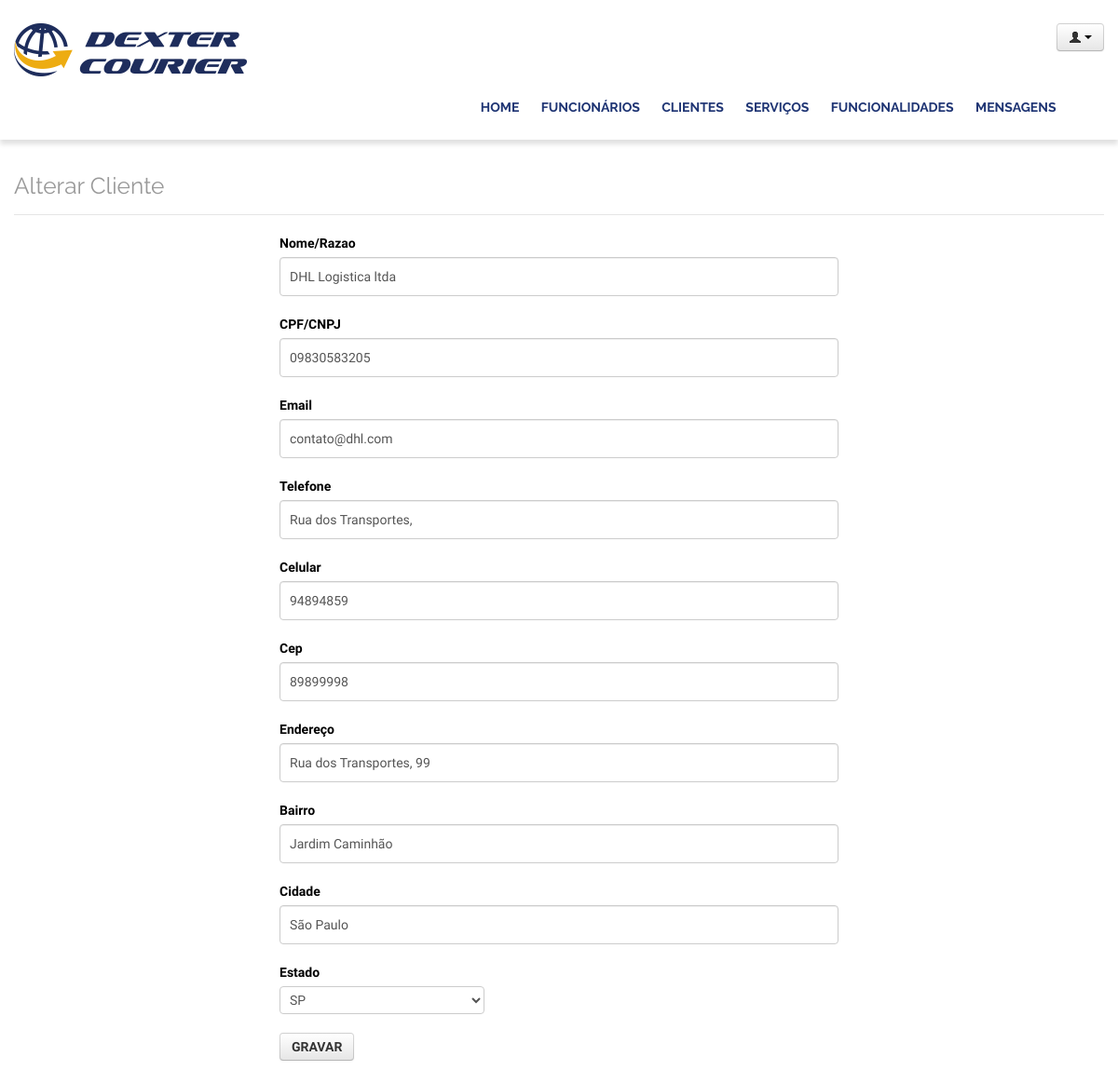
The page /752/files/web01/apache/dexter/admin/alterarCliente.php?id=1 (signed in) on the database its author committed.
### tables this page shows
CREATE TABLE `clientes` (
  `id` int(11) NOT NULL AUTO_INCREMENT,
  `nome_razao` varchar(200) DEFAULT NULL,
  `cpf_cnpj` varchar(200) DEFAULT NULL,
  `email` varchar(200) DEFAULT NULL,
  `telefone` varchar(20) DEFAULT NULL,
  `celular` varchar(20) DEFAULT NULL,
  `cep` varchar(12) DEFAULT NULL,
  `endereco` varchar(200) DEFAULT NULL,
  `bairro` varchar(100) DEFAULT NULL,
  `cidade` varchar(100) DEFAULT NULL,
  `estado` varchar(100) DEFAULT NULL,
  `ip` varchar(20) DEFAULT NULL,
  PRIMARY KEY (`id`)
);

### 752/files/web01/apache/dexter/include/banco.php (called while the page is built, shortened)
<?php
	function ver($tabela, $onde, $campos = "*"){
			$sql = "select $campos from $tabela where $onde";
			$link = mysqli_connect ( 'proxy.dexter.com.br', 'suporte', '4linux', 'dexter500') or die ("Cloud not connect to mysql");
			$query = mysqli_query( $link, $sql );
			return mysqli_fetch_array( $query );
}

### 752/files/web01/apache/dexter/admin/alterarCliente.php (the view, shortened to what this page needs)
    <header class="header">
           <?php
                require 'topo.php' ;
	            $registro = ver('clientes', " id = '{$_GET['id']}'");
            ?>
    </header>
    <div class="container">
    <div class="row">
    <div class="span12" style="margin-top:20px">
        <legend class="title">
            <h3>Alterar Cliente</h3>
        </legend>
		<form action="#" method="post" class="form">
			<p>
				<label for="nome">Nome/Razao</label> <input type="text" name="nome_razao"
					id="nome_razao" value="<?php echo $registro['nome_razao'] ?>" required>
			</p>
			<p>
				<label for="nome">CPF/CNPJ</label> <input type="text" name="cpf_cnpj"
					id="nome_razao" value="<?php echo $registro['cpf_cnpj'] ?>" required>
			</p>
			<p>
				<label for="email">Email</label> <input type="email" name="email"
					id="email" value="<?php echo $registro['email'] ?>" required>
			</p>
			<p>
				<label for="tel">Telefone</label> <input type="tel" name="telefone"
					id="telefone" value="<?php echo $registro['telefone'] ?>" required>
			</p>
			<p>
				<label for="cel">Celular</label> <input type="tel" name="celular"
					id="celular"  value="<?php echo $registro['celular'] ?>" required>
			</p>
			<p>
				<label for="cep">Cep</label> <input type="tel" name="cep" id="tel" value="<?php echo $registro['cep'] ?>"
					 required>
			</p>
			<p>
				<label for="endereco">Endereço</label> <input type="tel"
					name="telefone" id="bai" value="<?php echo $registro['endereco'] ?>" required>
			</p>
			<p>
				<label for="bairro">Bairro</label> <input type="tel" name="bairro"
					id="tel" value="<?php echo $registro['bairro'] ?>" required>
			</p>
			<p>
				<label for="cidade">Cidade</label> <input type="tel" name="cidade"
					id="cidade" value="<?php echo $registro['cidade'] ?>" required>
			</p>
			<p>
				<label for="Estado">Estado</label>
				 <select name="estado" id="estado">
					<option value="<?php echo $registro['estado'] ?>" selected="true"><?php echo $registro['estado'] ?></option>
				</select>
			</p>
			<p>
				<button class="btn">Gravar</button>
			</p>
		</form>
    </div>
</div>
</div>
</body>
</html>

### 752/files/web01/apache/dexter/include/css/style.css (style rules this page uses)
body { margin: 0; padding: 0; background: #F5F5F5; color: #555; font-family: 'Open Sans', sans-serif; font-weight: 300; }
.container { width:980px; margin: 0 auto; display: block; }
.header { width: 100%; background-color: white; padding: 15px; overflow: hidden; box-sizing: border-box; -webkit-box-shadow: 0 5px 5px rgba(0,0,0,.12); -moz-box-shadow: 0 5px 5px rgba(0,0,0,.12); box-shadow: 0 5px 5px rgba(0,0,0,.12); }
.title { font-family: 'Raleway', sans-serif; }
.title h3 { font-weight: normal; color: #999; }
.form { max-width: 600px; margin: 0 auto; }
.form label { font-weight: 600; }
.form input, .form textarea { width: 100%; max-width: 100%; background:none; border:1px solid #ccc; padding:10px 5px; font-size:1.4em; }
.btn { background-color: #1f3574; text-transform: uppercase; color: #fff; text-decoration: none; padding: 10px 25px; font-weight: 700; border:0; font-size: 1em; }

### 752/files/web01/apache/dexter/admin/alterarCliente.php (style rules this page uses)
textarea, input[type="text"], input[type="password"], input[type="datetime"], input[type="datetime-local"], input[type="date"], input[type="month"], input[type="time"], input[type="week"], input[type="number"], input[type="email"], input[type="url"], input[type="search"], input[type="tel"], input[type="color"], .uneditable-input { padding: 10px; height:auto; }

### rows shown on the page
clientes: nome_razao "DHL Logi­stica ltda", cpf_cnpj "09830583205", email "contato@dhl.com", telefone "Rua dos Transportes,", celular "94894859", cep "89899998", telefone "Rua dos Transportes, 99", bairro "Jardim Caminhão", cidade "São Paulo", estado "SP"
